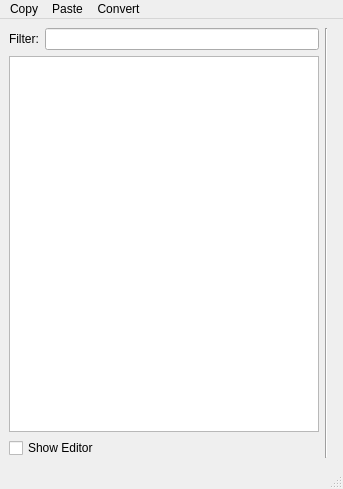
<?xml version="1.0" encoding="UTF-8"?>
<ui version="4.0">
 <class>ColorChooser</class>
 <widget class="QMainWindow" name="ColorChooser">
  <property name="geometry">
   <rect>
    <x>0</x>
    <y>0</y>
    <width>343</width>
    <height>489</height>
   </rect>
  </property>
  <property name="sizePolicy">
   <sizepolicy hsizetype="Minimum" vsizetype="Preferred">
    <horstretch>0</horstretch>
    <verstretch>0</verstretch>
   </sizepolicy>
  </property>
  <property name="windowTitle">
   <string>ColorChooser</string>
  </property>
  <widget class="QWidget" name="centralwidget">
   <layout class="QHBoxLayout" name="horizontalLayout_2">
    <item>
     <layout class="QVBoxLayout" name="verticalLayout_4">
      <item>
       <layout class="QHBoxLayout" name="horizontalLayout">
        <item>
         <widget class="QLabel" name="l_filter">
          <property name="text">
           <string>Filter:</string>
          </property>
         </widget>
        </item>
        <item>
         <widget class="QLineEdit" name="le_filter"/>
        </item>
       </layout>
      </item>
      <item>
       <widget class="QTableView" name="tableView">
        <property name="minimumSize">
         <size>
          <width>250</width>
          <height>0</height>
         </size>
        </property>
        <property name="maximumSize">
         <size>
          <width>16777215</width>
          <height>16777215</height>
         </size>
        </property>
        <property name="editTriggers">
         <set>QAbstractItemView::NoEditTriggers</set>
        </property>
        <property name="showDropIndicator" stdset="0">
         <bool>false</bool>
        </property>
        <property name="dragDropOverwriteMode">
         <bool>false</bool>
        </property>
        <property name="selectionMode">
         <enum>QAbstractItemView::NoSelection</enum>
        </property>
        <property name="selectionBehavior">
         <enum>QAbstractItemView::SelectColumns</enum>
        </property>
        <property name="showGrid">
         <bool>false</bool>
        </property>
        <property name="cornerButtonEnabled">
         <bool>false</bool>
        </property>
        <attribute name="horizontalHeaderVisible">
         <bool>false</bool>
        </attribute>
        <attribute name="horizontalHeaderStretchLastSection">
         <bool>true</bool>
        </attribute>
        <attribute name="verticalHeaderVisible">
         <bool>true</bool>
        </attribute>
       </widget>
      </item>
      <item>
       <widget class="QCheckBox" name="cb_showEditor">
        <property name="text">
         <string>Show Editor</string>
        </property>
       </widget>
      </item>
     </layout>
    </item>
    <item>
     <widget class="Line" name="line">
      <property name="orientation">
       <enum>Qt::Vertical</enum>
      </property>
     </widget>
    </item>
    <item>
     <widget class="ColorEditor" name="w_colorEditor" native="true"/>
    </item>
   </layout>
  </widget>
  <widget class="QMenuBar" name="menubar">
   <property name="geometry">
    <rect>
     <x>0</x>
     <y>0</y>
     <width>343</width>
     <height>27</height>
    </rect>
   </property>
   <widget class="QMenu" name="menuCopy">
    <property name="title">
     <string>Copy</string>
    </property>
    <addaction name="actionCopy_As_Hex_RGB"/>
    <addaction name="actionCopy_As_Hex_ARGB"/>
    <addaction name="actionCopy_As_Byte_RGB"/>
    <addaction name="actionCopy_As_Float_RGB"/>
   </widget>
   <widget class="QMenu" name="menuPaste">
    <property name="title">
     <string>Paste</string>
    </property>
    <addaction name="actionPaste_From_Float_RGB"/>
   </widget>
   <widget class="QMenu" name="menuConvert">
    <property name="title">
     <string>Convert</string>
    </property>
   </widget>
   <addaction name="menuCopy"/>
   <addaction name="menuPaste"/>
   <addaction name="menuConvert"/>
  </widget>
  <widget class="QStatusBar" name="statusbar"/>
  <action name="actionCopy_As_Hex_RGB">
   <property name="text">
    <string>as Hex RGB</string>
   </property>
   <property name="toolTip">
    <string>as Hex RGB</string>
   </property>
  </action>
  <action name="actionCopy_As_Hex_ARGB">
   <property name="text">
    <string>as Hex ARGB</string>
   </property>
  </action>
  <action name="actionCopy_As_Byte_RGB">
   <property name="text">
    <string>as Byte RGB</string>
   </property>
  </action>
  <action name="actionCopy_As_Float_RGB">
   <property name="text">
    <string>as Float RGB</string>
   </property>
  </action>
  <action name="actionPaste_From_Float_RGB">
   <property name="text">
    <string>from Float RGB</string>
   </property>
  </action>
 </widget>
 <customwidgets>
  <customwidget>
   <class>ColorEditor</class>
   <extends>QWidget</extends>
   <header>ColorEditor.h</header>
   <container>1</container>
  </customwidget>
 </customwidgets>
 <resources/>
 <connections/>
</ui>
